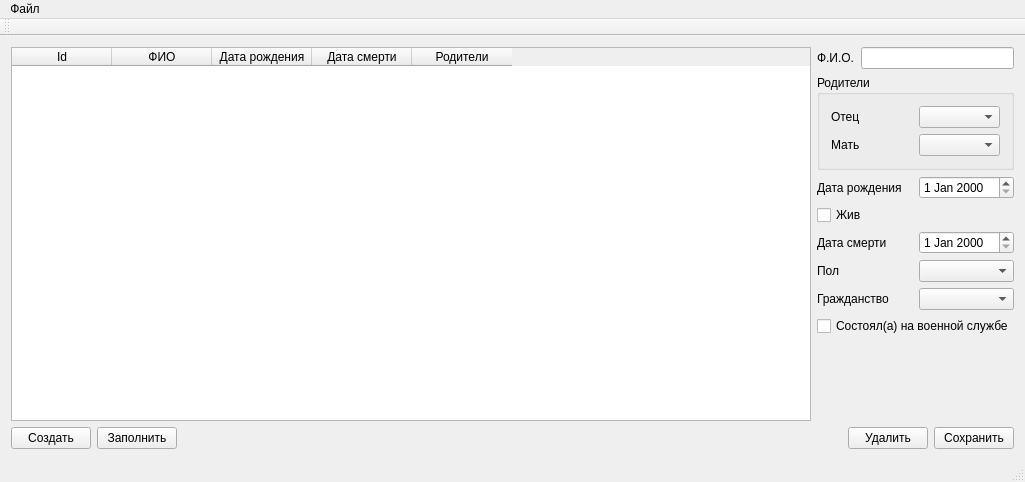
<?xml version="1.0" encoding="UTF-8"?>
<ui version="4.0">
 <class>GenealogicalTree</class>
 <widget class="QMainWindow" name="GenealogicalTree">
  <property name="geometry">
   <rect>
    <x>0</x>
    <y>0</y>
    <width>1007</width>
    <height>482</height>
   </rect>
  </property>
  <property name="windowTitle">
   <string>GenealogicalTree</string>
  </property>
  <widget class="QWidget" name="centralWidget">
   <layout class="QGridLayout" name="gridLayout_2">
    <item row="1" column="0" colspan="2">
     <layout class="QHBoxLayout" name="horizontalLayout_8">
      <item>
       <widget class="QPushButton" name="createPushButton">
        <property name="text">
         <string>Создать</string>
        </property>
       </widget>
      </item>
      <item>
       <widget class="QPushButton" name="fillPushButton">
        <property name="text">
         <string>Заполнить</string>
        </property>
       </widget>
      </item>
      <item>
       <spacer name="horizontalSpacer">
        <property name="orientation">
         <enum>Qt::Horizontal</enum>
        </property>
        <property name="sizeHint" stdset="0">
         <size>
          <width>40</width>
          <height>20</height>
         </size>
        </property>
       </spacer>
      </item>
      <item>
       <widget class="QPushButton" name="deletePushButton">
        <property name="text">
         <string>Удалить</string>
        </property>
       </widget>
      </item>
      <item>
       <widget class="QPushButton" name="savePushButton">
        <property name="text">
         <string>Сохранить</string>
        </property>
       </widget>
      </item>
     </layout>
    </item>
    <item row="0" column="0">
     <widget class="QTableWidget" name="personsTableWidget">
      <property name="minimumSize">
       <size>
        <width>800</width>
        <height>0</height>
       </size>
      </property>
      <property name="editTriggers">
       <set>QAbstractItemView::NoEditTriggers</set>
      </property>
      <property name="selectionMode">
       <enum>QAbstractItemView::SingleSelection</enum>
      </property>
      <column>
       <property name="text">
        <string>Id</string>
       </property>
      </column>
      <column>
       <property name="text">
        <string>ФИО</string>
       </property>
      </column>
      <column>
       <property name="text">
        <string>Дата рождения</string>
       </property>
      </column>
      <column>
       <property name="text">
        <string>Дата смерти</string>
       </property>
      </column>
      <column>
       <property name="text">
        <string>Родители</string>
       </property>
      </column>
     </widget>
    </item>
    <item row="0" column="1">
     <layout class="QVBoxLayout" name="verticalLayout">
      <item>
       <layout class="QHBoxLayout" name="horizontalLayout">
        <item>
         <widget class="QLabel" name="fullNameLabel">
          <property name="text">
           <string>Ф.И.О.</string>
          </property>
         </widget>
        </item>
        <item>
         <widget class="QLineEdit" name="fullNameLineEdit"/>
        </item>
       </layout>
      </item>
      <item>
       <widget class="QGroupBox" name="parentsGroupBox">
        <property name="title">
         <string>Родители</string>
        </property>
        <layout class="QGridLayout" name="gridLayout">
         <item row="0" column="0">
          <layout class="QHBoxLayout" name="horizontalLayout_3">
           <item>
            <widget class="QLabel" name="fatherLabel">
             <property name="text">
              <string>Отец</string>
             </property>
            </widget>
           </item>
           <item>
            <widget class="QComboBox" name="fatherComboBox"/>
           </item>
          </layout>
         </item>
         <item row="1" column="0">
          <layout class="QHBoxLayout" name="horizontalLayout_2">
           <item>
            <widget class="QLabel" name="motherLabel">
             <property name="text">
              <string>Мать</string>
             </property>
            </widget>
           </item>
           <item>
            <widget class="QComboBox" name="motherComboBox"/>
           </item>
          </layout>
         </item>
        </layout>
       </widget>
      </item>
      <item>
       <layout class="QHBoxLayout" name="horizontalLayout_4">
        <item>
         <widget class="QLabel" name="dateOfBirthLabel">
          <property name="text">
           <string>Дата рождения</string>
          </property>
         </widget>
        </item>
        <item>
         <widget class="QDateEdit" name="dateOfBirthDateEdit"/>
        </item>
       </layout>
      </item>
      <item>
       <widget class="QCheckBox" name="isAliveCheckBox">
        <property name="text">
         <string>Жив</string>
        </property>
       </widget>
      </item>
      <item>
       <layout class="QHBoxLayout" name="horizontalLayout_5">
        <item>
         <widget class="QLabel" name="dateOfDeathLabel">
          <property name="text">
           <string>Дата смерти</string>
          </property>
         </widget>
        </item>
        <item>
         <widget class="QDateEdit" name="dateOfDeathDateEdit"/>
        </item>
       </layout>
      </item>
      <item>
       <layout class="QHBoxLayout" name="horizontalLayout_6">
        <item>
         <widget class="QLabel" name="sexLabel">
          <property name="text">
           <string>Пол</string>
          </property>
         </widget>
        </item>
        <item>
         <widget class="QComboBox" name="sexComboBox"/>
        </item>
       </layout>
      </item>
      <item>
       <layout class="QHBoxLayout" name="horizontalLayout_7">
        <item>
         <widget class="QLabel" name="citizenshipLabel">
          <property name="text">
           <string>Гражданство</string>
          </property>
         </widget>
        </item>
        <item>
         <widget class="QComboBox" name="citizenshipComboBox"/>
        </item>
       </layout>
      </item>
      <item>
       <widget class="QCheckBox" name="isSoliderCheckBox">
        <property name="text">
         <string>Состоял(а) на военной службе</string>
        </property>
       </widget>
      </item>
      <item>
       <spacer name="verticalSpacer">
        <property name="orientation">
         <enum>Qt::Vertical</enum>
        </property>
        <property name="sizeHint" stdset="0">
         <size>
          <width>20</width>
          <height>40</height>
         </size>
        </property>
       </spacer>
      </item>
     </layout>
    </item>
   </layout>
  </widget>
  <widget class="QMenuBar" name="menuBar">
   <property name="geometry">
    <rect>
     <x>0</x>
     <y>0</y>
     <width>1007</width>
     <height>20</height>
    </rect>
   </property>
   <widget class="QMenu" name="menu">
    <property name="title">
     <string>Файл</string>
    </property>
    <addaction name="createFile"/>
    <addaction name="openFile"/>
    <addaction name="saveFile"/>
    <addaction name="saveAsFile"/>
    <addaction name="saveFile2"/>
   </widget>
   <addaction name="menu"/>
  </widget>
  <widget class="QToolBar" name="mainToolBar">
   <attribute name="toolBarArea">
    <enum>TopToolBarArea</enum>
   </attribute>
   <attribute name="toolBarBreak">
    <bool>false</bool>
   </attribute>
  </widget>
  <widget class="QStatusBar" name="statusBar">
   <property name="minimumSize">
    <size>
     <width>0</width>
     <height>0</height>
    </size>
   </property>
  </widget>
  <action name="createFile">
   <property name="text">
    <string>Создать</string>
   </property>
  </action>
  <action name="openFile">
   <property name="text">
    <string>Открыть...</string>
   </property>
  </action>
  <action name="saveFile">
   <property name="text">
    <string>Сохрнаить</string>
   </property>
  </action>
  <action name="saveAsFile">
   <property name="text">
    <string>Сохранить как...</string>
   </property>
  </action>
  <action name="saveFile2">
   <property name="text">
    <string>Сохранить через один</string>
   </property>
  </action>
 </widget>
 <layoutdefault spacing="6" margin="11"/>
 <resources/>
 <connections/>
</ui>
